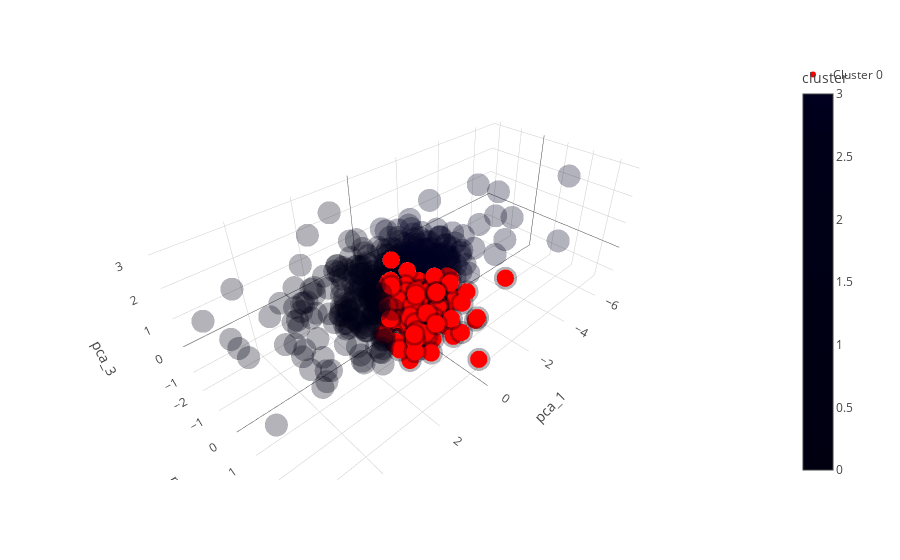

Notebook code cell kept with this figure:
### Markdown cell above
Positionnement PCA (cluster 0 mis en évidence)

### Code cell
fig = px.scatter_3d(
    client_clean,
    x="pca_1",
    y="pca_2",
    z="pca_3",
    color="cluster",
    opacity=0.3
)

fig.add_scatter3d(
    x=df0["pca_1"],
    y=df0["pca_2"],
    z=df0["pca_3"],
    mode="markers",
    marker=dict(size=6, color="red"),
    name="Cluster 0"
)

fig.show()

### Figure 1 — Plotly figure (JSON) as saved in the notebook; plotly's stock layout.template omitted (floating-point values rounded to 4 significant figures; data arrays with more than 128 entries replaced by an {"elided": "..."} marker saying what was removed)
{"data": [{"hovertemplate": "pca_1=%{x}<br>pca_2=%{y}<br>pca_3=%{z}<br>cluster=%{marker.color}<extra></extra>", "legendgroup": "", "marker": {"color": {"elided": "769 int values"}, "coloraxis": "coloraxis", "opacity": 0.3, "symbol": "circle"}, "mode": "markers", "name": "", "scene": "scene", "showlegend": false, "type": "scatter3d", "x": {"elided": "769 float values"}, "y": {"elided": "769 float values"}, "z": {"elided": "769 float values"}}, {"marker": {"color": "red", "size": 6}, "mode": "markers", "name": "Cluster 0", "type": "scatter3d", "x": {"elided": "215 float values"}, "y": {"elided": "215 float values"}, "z": {"elided": "215 float values"}}], "layout": {"coloraxis": {"colorbar": {"title": {"text": "cluster"}}, "colorscale": [[0, "#000011"], [0.1111, "#000012"], [0.2222, "#000013"], [0.3333, "#000014"], [0.4444, "#000015"], [0.5556, "#000016"], [0.6667, "#000017"], [0.7778, "#000018"], [0.8889, "#000019"], [1, "#000020"]]}, "legend": {"tracegroupgap": 0}, "margin": {"t": 60}, "scene": {"domain": {"x": [0, 1], "y": [0, 1]}, "xaxis": {"title": {"text": "pca_1"}}, "yaxis": {"title": {"text": "pca_2"}}, "zaxis": {"title": {"text": "pca_3"}}}}}
